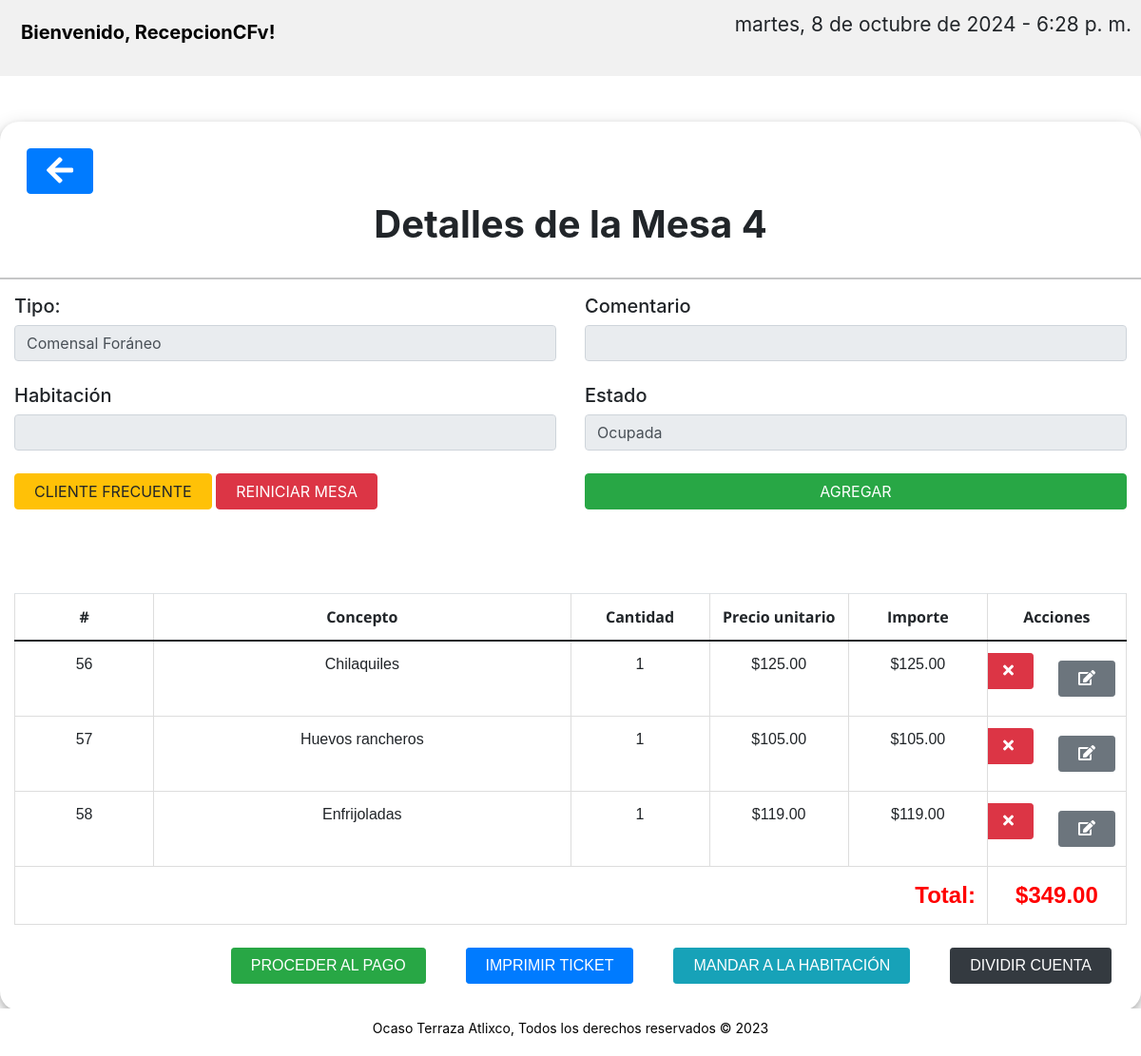
Screenshot of /info_mesa4.php (signed in) with the database file from the repository.
### tables this page shows
CREATE TABLE `mesas` (
  `id` int(11) NOT NULL,
  `nombre` varchar(50) NOT NULL,
  `capacidad` int(11) NOT NULL,
  `estado` varchar(50) NOT NULL,
  `tipo` varchar(50) NOT NULL,
  `habitacion` varchar(50) NOT NULL,
  `comensal` varchar(30) NOT NULL,
  `comentario` varchar(200) NOT NULL
);

CREATE TABLE `ordenmesa4` (
  `id` int(11) NOT NULL,
  `nombre` varchar(255) NOT NULL,
  `cantidad` varchar(255) NOT NULL,
  `preciou` varchar(255) NOT NULL,
  `fyh` datetime DEFAULT NULL
);

### info_mesa4.php (the view, shortened to what this page needs)
<?php
    $con=conectar();
    $mesa_id = 4;
    $sql="SELECT * FROM mesas WHERE id = $mesa_id";
    $query=mysqli_query($con,$sql);
    $sql2="SELECT *  FROM ordenMesa4";
    $query2=mysqli_query($con,$sql2);
?>
<!DOCTYPE html>
<html lang="en">
    <head>
        <link href="css/style.css" rel="stylesheet">
        <link href="https://cdn.jsdelivr.net/npm/bootstrap@5.0.0-beta1/dist/css/bootstrap.min.css" rel="stylesheet">
	    <link rel="stylesheet" href="css/font-awesome.min.css">
        <link rel="stylesheet" href="css/responsive.css">
        <link rel="stylesheet" href="css/design.css">
        <link rel="stylesheet" href="css/estilo5.css">
        <link rel="stylesheet" href="css/estilo8.css">
        <link rel="stylesheet" href="css/estilotabla.css">
        <link rel="stylesheet" href="css/bootstrap.min.css">
        <link rel="stylesheet" href="https://maxcdn.bootstrapcdn.com/bootstrap/4.5.2/css/bootstrap.min.css">
        <link rel="stylesheet" href="https://cdnjs.cloudflare.com/ajax/libs/font-awesome/5.15.3/css/all.min.css" />
	    <link rel="stylesheet" href="css/contact-form.css" type="text/css">
    </head>
    <body>
            <div class="header">
                <a href="panel.php" class="logo">Bienvenido, <?php echo htmlspecialchars($_SESSION["username"]); ?>!</a>
                    <div class="header-right">
                    <span id="fecha" class="ml-auto"></span>
                    </div>
            </div>
            <div class="container mt-5 custom-container">
                <div class="row">
                            <div style="text-align: left;">
                                <a href="panel.php">
                                    <button class="btn btn-primary"><i class="fa1 fa fa-arrow-left"></i></button>
                                </a>
                                <h1 class="title"><b>Detalles de la Mesa 4</b></h1>
                                <br>
                            </div>
                                <br><br><br>
                                    <hr>
                                    <?php
                                        while($row=mysqli_fetch_array($query)){
                                    ?>
                                    <div class="col">
                                            <h5 for="selector1-<?php echo $row['id'] ?>">Tipo:</h5>
                                            <input type="int" class="form-control" value="<?php echo $row['tipo'] ?>" readonly>
                                            <br>
                                            <h5 for="selector2-<?php echo $row['id'] ?>">Habitación</h5>
                                            <input type="int" class="form-control" value="<?php echo $row['habitacion'] ?>" readonly>
                                            <br>
                                            <button onclick="confirmar()" type="button" class="btn btn-warning">Cliente frecuente</button>
                                            <button onclick="reiniciar()" type="button" class="btn btn-danger">Reiniciar mesa</button>
                                        </div>
                                        <div class="col">
                                            <h5>Comentario</h5>
                                            <input type="int" class="form-control" value="<?php echo $row['comentario'] ?>" readonly>
                                            <br>
                                            <h5>Estado</h5>
                                            <input type="int" class="form-control" value="<?php echo $row['estado'] ?>" readonly>
                                            <br>
                                            <button type="button" class="btn btn-success btn-block" data-toggle="modal" data-target="#agregarModal">Agregar</button>
                                        <?php
                                            }
                                        ?>
                                        </div>
                                        </div>
                                        <div class="table-responsive mt-3">
                                        <br><br>
                                        <table class="table">
                                            <thead>
                                                <tr>
                                                <th>#</th>
                                                <th colspan="3">Concepto</th>
                                                <th>Cantidad</th>
                                                <th>Precio unitario</th>
                                                <th>Importe</th>
                                                <th colspan="1">Acciones</th>
                                                </tr>
                                            </thead>
                                            <tbody>
                                            <?php
                                            while($row=mysqli_fetch_array($query2)){
                                            ?>
                                            <tr>
                                                <td><?php echo $row['id']?></td>
                                                <td colspan="3"><?php echo $row['nombre']?></td>
                                                <td><?php echo $row['cantidad']?></td>
                                                <td>$<?php echo $row['preciou']?>.00</td>
                                                <td>$<?php echo $row['preciou']?>.00</td>
                                                <td colspan="1">
                                                    <div class="btn-group d-flex justify-content-center">
                                                        <form id="eliminar-form-<?php echo $row['id']; ?>" action="procesar_eliminar4.php" method="post">
                                                            <button id="eliminar-btn-<?php echo $row['id']; ?>" type="button" class="btn btn-sm btn-danger" onclick="validarProceso(<?php echo $row['id']; ?>)"><i class="fa fa-times"></i></button>
                                                        </form>
                                                        <a href="#" onclick="showAlert(); return false;">
                                                            <button class="btn btn-sm btn-secondary"><i class="fa fa-pencil-square-o"></i></button>
                                                        </a>
                                                    </div>
                                                </td>
                                            </tr>
                                            <?php
                                            }
                                            ?>
                                            <br>
                                            <?php
                                                $servername = "localhost";
                                                $username = "root";
                                                $password = "";
                                                $database = "pruebar_demo";
                                                $tuConexion = new mysqli($servername, $username, $password, $database);
                                                $querySum = "SELECT SUM(CAST(preciou AS DECIMAL(10,2))) AS total_preciou FROM ordenmesa4";
                                                $resultSum = mysqli_query($tuConexion, $querySum);
                                                $rowSum = mysqli_fetch_assoc($resultSum);
                                                $total_preciou = $rowSum['total_preciou'];
                                            ?>
                                                <td colspan="7" class="text-right font-weight-bold custom-total">Total:</td>
                                                <td colspan="1"  class="font-weight-bold custom-total">$<?php echo number_format($total_preciou, 2); ?></td>
                                            </tbody>
                                            </table>
                                            <div id="contenedor-botones" style="text-align: right;">
                                                <div class="btn-group justify-content-end" role="group" aria-label="Botones">
                                                    <a href="pagarventam4.php">
                                                        <button class="btn btn-sm btn-success" style="font-family: 'Nombre de tu tipografía', sans-serif;">Proceder al pago</button>
                                                    </a>
                                                    <a href="generar_pdf4.php" target="_blank">
                                                    <button class="btn btn-sm btn-primary" style="font-family: 'Nombre de tu tipografía', sans-serif;">Imprimir Ticket</button>
                                                    </a>
                                                    <a href="mandarhabm4.php">
                                                    <button class="btn btn-sm btn-info" style="font-family: 'Nombre de tu tipografía', sans-serif;">Mandar a la habitación</button>
                                                    </a>
                                                    <a href="mandarhabm4.php">
                                                        <button class="btn btn-sm btn-dark" style="font-family: 'Nombre de tu tipografía', sans-serif;">Dividir cuenta</button>
                                                    </a>
                                                </div>
                                            </div>
                                        </div>
                                    </div>
    </body>
    <br><br>
    <footer class="footer">
            <p>Ocaso Terraza Atlixco, Todos los derechos reservados &copy; 2023</p>
    </footer>
</html>

### css/style.css (style rules this page uses)
body { background-image: url("https://images.trvl-media.com/lodging/49000000/48150000/48149900/48149888/0bb44e03.jpg?impolicy=resizecrop&rw=500&ra=fit"); background-size: cover; font-family: 'Open Sans', sans-serif; }

### css/design.css (style rules this page uses)
.header { overflow: hidden; background-color: #f1f1f1; padding: 10px 10px; }
.header a { float: left; color: black; text-align: center; padding: 12px; text-decoration: none; font-size: 15px; line-height: 25px; border-radius: 4px; }
.header a.logo { font-size: 20px; font-weight: bold; }
.header-right { float: right; }
footer { position: fixed; bottom: 0; left: 0; width: 100%; background-color: #f1f1f1; padding: 10px; text-align: center; color: black; z-index: 100; }
body { font-family: Arial, Helvetica, sans-serif; background-color: black; }
* { box-sizing: border-box; }
.container { padding: 16px; background-color: white; }
hr { border: 1px solid #f1f1f1; margin-bottom: 25px; }
a { color: dodgerblue; }
.btn { border: none; color: white; padding: 10px 20px; font-size: 10px; cursor: pointer; }

### css/estilo5.css (style rules this page uses)
body { background-image: url("https://casa-flora-atlixco.booked.mx/data/Photos/OriginalPhoto/11218/1121822/1121822907/Casa-Flora-Atlixco-Hotel-Exterior.JPEG"); background-attachment: fixed; background-position: center; background-size: cover; font-family: 'Open Sans', sans-serif; }
h1,h2,h3,label,input,th { font-family: 'Open Sans', sans-serif; }

### css/estilo8.css (style rules this page uses)
.container { border-radius: 20px; padding: 20px; box-shadow: 0 4px 8px 0 rgba(0, 0, 0, 0.2), 0 6px 20px 0 rgba(0, 0, 0, 0.19); }

### css/contact-form.css (style rules this page uses)
.footer { padding-top:20px;position:fixed;bottom:0;background-color:#fff;width:100%; }
.btn { font-size:16px;overflow:hidden;padding:6px 20px;text-transform:uppercase; }

### info_mesa4.php (style rules this page uses)
.ml-auto { font-size: 1.5em; }
.title { text-align: center; }
.fa1 { font-size: 2em; }
a { display: block; color: #000; padding: 8px 16px; text-decoration: none; }
table { width: 800px; height: 300px; }
table { font-family: arial, sans-serif; border-collapse: collapse; width: 100%; table-layout:fixed; }
td, th { border: 1px solid #dddddd; text-align: center; padding: 0.5% 0; overflow:hidden; width: 50; white-space:nowrap; }
.header { font-size: 14px; padding: 10px; height: 80px; }
.footer { font-size: 14px; padding: 10px; height: 50px; }
.custom-container { max-width: 1600px; margin: 0 auto; }
.btn-group { display: flex; gap: 10px; }
.custom-total { font-size: 24px; color: red; }
#contenedor-botones { text-align: right; }

### rows the page displays
mesas: tipo "Comensal Foráneo", estado "Ocupada"
ordenmesa4: id "56", nombre "Chilaquiles", cantidad "1", preciou "125"
ordenmesa4: id "57", nombre "Huevos rancheros", cantidad "1", preciou "105"
ordenmesa4: id "58", nombre "Enfrijoladas", cantidad "1", preciou "119"

### other values shown
$_SESSION["username"] "RecepcionCFv"
$total_preciou "349.00"
